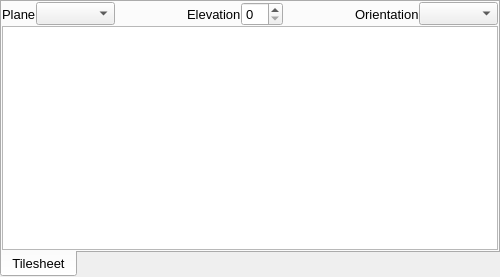
<?xml version="1.0" encoding="UTF-8"?>
<ui version="4.0">
 <class>SheetDockWidget</class>
 <widget class="QDockWidget" name="SheetDockWidget">
  <property name="geometry">
   <rect>
    <x>0</x>
    <y>0</y>
    <width>500</width>
    <height>277</height>
   </rect>
  </property>
  <property name="minimumSize">
   <size>
    <width>479</width>
    <height>277</height>
   </size>
  </property>
  <property name="font">
   <font>
    <pointsize>10</pointsize>
   </font>
  </property>
  <property name="features">
   <set>QDockWidget::AllDockWidgetFeatures</set>
  </property>
  <property name="allowedAreas">
   <set>Qt::BottomDockWidgetArea|Qt::LeftDockWidgetArea|Qt::RightDockWidgetArea</set>
  </property>
  <property name="windowTitle">
   <string>Sheet View</string>
  </property>
  <widget class="QWidget" name="dockWidgetContents">
   <layout class="QHBoxLayout" name="horizontalLayout">
    <property name="spacing">
     <number>0</number>
    </property>
    <property name="leftMargin">
     <number>0</number>
    </property>
    <property name="topMargin">
     <number>0</number>
    </property>
    <property name="rightMargin">
     <number>0</number>
    </property>
    <property name="bottomMargin">
     <number>0</number>
    </property>
    <item>
     <widget class="QTabWidget" name="sheetTabWidget">
      <property name="tabPosition">
       <enum>QTabWidget::South</enum>
      </property>
      <widget class="QWidget" name="sheetView">
       <attribute name="title">
        <string>Tilesheet</string>
       </attribute>
       <layout class="QVBoxLayout" name="verticalLayout">
        <property name="spacing">
         <number>0</number>
        </property>
        <property name="leftMargin">
         <number>0</number>
        </property>
        <property name="topMargin">
         <number>0</number>
        </property>
        <property name="rightMargin">
         <number>0</number>
        </property>
        <property name="bottomMargin">
         <number>0</number>
        </property>
        <item>
         <layout class="QVBoxLayout" name="sheetViewLayout">
          <property name="spacing">
           <number>0</number>
          </property>
          <item>
           <layout class="QHBoxLayout" name="horizontalLayout_3">
            <property name="spacing">
             <number>0</number>
            </property>
            <item>
             <widget class="QLabel" name="planeLabel">
              <property name="font">
               <font>
                <pointsize>10</pointsize>
               </font>
              </property>
              <property name="text">
               <string>Plane</string>
              </property>
             </widget>
            </item>
            <item>
             <widget class="QComboBox" name="planeComboBox">
              <property name="font">
               <font>
                <pointsize>10</pointsize>
               </font>
              </property>
             </widget>
            </item>
            <item>
             <spacer name="horizontalSpacer">
              <property name="orientation">
               <enum>Qt::Horizontal</enum>
              </property>
              <property name="sizeHint" stdset="0">
               <size>
                <width>40</width>
                <height>12</height>
               </size>
              </property>
             </spacer>
            </item>
            <item>
             <widget class="QLabel" name="elevLabel">
              <property name="font">
               <font>
                <pointsize>10</pointsize>
               </font>
              </property>
              <property name="text">
               <string>Elevation</string>
              </property>
             </widget>
            </item>
            <item>
             <widget class="QSpinBox" name="elevSpinBox"/>
            </item>
            <item>
             <spacer name="horizontalSpacer_2">
              <property name="orientation">
               <enum>Qt::Horizontal</enum>
              </property>
              <property name="sizeHint" stdset="0">
               <size>
                <width>40</width>
                <height>12</height>
               </size>
              </property>
             </spacer>
            </item>
            <item>
             <widget class="QLabel" name="orientLabel">
              <property name="font">
               <font>
                <pointsize>10</pointsize>
               </font>
              </property>
              <property name="text">
               <string>Orientation</string>
              </property>
             </widget>
            </item>
            <item>
             <widget class="QComboBox" name="orientComboBox"/>
            </item>
           </layout>
          </item>
          <item>
           <widget class="SheetView" name="m_tileSelectionView">
            <property name="toolTip">
             <string>&lt;html&gt;&lt;head/&gt;&lt;body&gt;&lt;p&gt;Select tiles for placement&lt;/p&gt;&lt;/body&gt;&lt;/html&gt;</string>
            </property>
           </widget>
          </item>
         </layout>
        </item>
       </layout>
      </widget>
     </widget>
    </item>
   </layout>
  </widget>
 </widget>
 <customwidgets>
  <customwidget>
   <class>SheetView</class>
   <extends>QGraphicsView</extends>
   <header>ESToolkit/ui/widget/tk_sheet_view.h</header>
  </customwidget>
 </customwidgets>
 <resources/>
 <connections/>
</ui>
